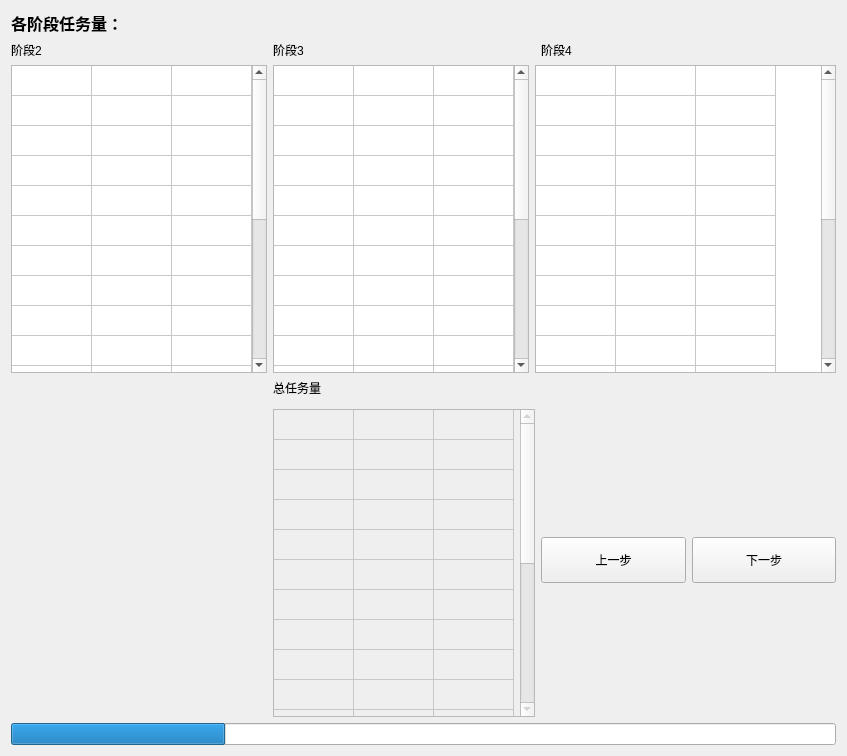
<?xml version="1.0" encoding="UTF-8"?>
<ui version="4.0">
 <class>cal_task</class>
 <widget class="QWidget" name="cal_task">
  <property name="geometry">
   <rect>
    <x>0</x>
    <y>0</y>
    <width>847</width>
    <height>756</height>
   </rect>
  </property>
  <property name="windowTitle">
   <string>各阶段任务量</string>
  </property>
  <layout class="QGridLayout" name="gridLayout">
   <item row="2" column="0">
    <widget class="QTableWidget" name="tableWidget">
     <attribute name="horizontalHeaderVisible">
      <bool>false</bool>
     </attribute>
     <attribute name="horizontalHeaderDefaultSectionSize">
      <number>80</number>
     </attribute>
     <attribute name="verticalHeaderVisible">
      <bool>false</bool>
     </attribute>
     <row>
      <property name="text">
       <string>新建行</string>
      </property>
     </row>
     <row>
      <property name="text">
       <string>新建行</string>
      </property>
     </row>
     <row>
      <property name="text">
       <string>新建行</string>
      </property>
     </row>
     <row>
      <property name="text">
       <string>新建行</string>
      </property>
     </row>
     <row>
      <property name="text">
       <string>新建行</string>
      </property>
     </row>
     <row>
      <property name="text">
       <string>新建行</string>
      </property>
     </row>
     <row>
      <property name="text">
       <string>新建行</string>
      </property>
     </row>
     <row>
      <property name="text">
       <string>新建行</string>
      </property>
     </row>
     <row>
      <property name="text">
       <string>新建行</string>
      </property>
     </row>
     <row>
      <property name="text">
       <string>新建行</string>
      </property>
     </row>
     <row>
      <property name="text">
       <string>新建行</string>
      </property>
     </row>
     <row>
      <property name="text">
       <string>新建行</string>
      </property>
     </row>
     <row>
      <property name="text">
       <string>新建行</string>
      </property>
     </row>
     <row>
      <property name="text">
       <string>新建行</string>
      </property>
     </row>
     <row>
      <property name="text">
       <string>新建行</string>
      </property>
     </row>
     <row>
      <property name="text">
       <string>新建行</string>
      </property>
     </row>
     <row>
      <property name="text">
       <string>新建行</string>
      </property>
     </row>
     <row>
      <property name="text">
       <string>新建行</string>
      </property>
     </row>
     <row>
      <property name="text">
       <string>新建行</string>
      </property>
     </row>
     <row>
      <property name="text">
       <string>新建行</string>
      </property>
     </row>
     <column>
      <property name="text">
       <string>任务</string>
      </property>
     </column>
     <column>
      <property name="text">
       <string>任务量</string>
      </property>
     </column>
     <column>
      <property name="text">
       <string>启用</string>
      </property>
     </column>
    </widget>
   </item>
   <item row="6" column="0" colspan="5">
    <widget class="QProgressBar" name="progressBar">
     <property name="value">
      <number>26</number>
     </property>
     <property name="textVisible">
      <bool>false</bool>
     </property>
     <property name="orientation">
      <enum>Qt::Horizontal</enum>
     </property>
     <property name="textDirection">
      <enum>QProgressBar::TopToBottom</enum>
     </property>
    </widget>
   </item>
   <item row="3" column="1">
    <widget class="QLabel" name="label_4">
     <property name="text">
      <string>总任务量</string>
     </property>
    </widget>
   </item>
   <item row="1" column="0">
    <widget class="QLabel" name="label">
     <property name="text">
      <string>阶段2</string>
     </property>
    </widget>
   </item>
   <item row="1" column="1">
    <widget class="QLabel" name="label_2">
     <property name="text">
      <string>阶段3</string>
     </property>
    </widget>
   </item>
   <item row="2" column="2" colspan="3">
    <widget class="QTableWidget" name="tableWidget_3">
     <attribute name="horizontalHeaderVisible">
      <bool>false</bool>
     </attribute>
     <attribute name="horizontalHeaderDefaultSectionSize">
      <number>80</number>
     </attribute>
     <attribute name="verticalHeaderVisible">
      <bool>false</bool>
     </attribute>
     <row>
      <property name="text">
       <string>新建行</string>
      </property>
     </row>
     <row>
      <property name="text">
       <string>新建行</string>
      </property>
     </row>
     <row>
      <property name="text">
       <string>新建行</string>
      </property>
     </row>
     <row>
      <property name="text">
       <string>新建行</string>
      </property>
     </row>
     <row>
      <property name="text">
       <string>新建行</string>
      </property>
     </row>
     <row>
      <property name="text">
       <string>新建行</string>
      </property>
     </row>
     <row>
      <property name="text">
       <string>新建行</string>
      </property>
     </row>
     <row>
      <property name="text">
       <string>新建行</string>
      </property>
     </row>
     <row>
      <property name="text">
       <string>新建行</string>
      </property>
     </row>
     <row>
      <property name="text">
       <string>新建行</string>
      </property>
     </row>
     <row>
      <property name="text">
       <string>新建行</string>
      </property>
     </row>
     <row>
      <property name="text">
       <string>新建行</string>
      </property>
     </row>
     <row>
      <property name="text">
       <string>新建行</string>
      </property>
     </row>
     <row>
      <property name="text">
       <string>新建行</string>
      </property>
     </row>
     <row>
      <property name="text">
       <string>新建行</string>
      </property>
     </row>
     <row>
      <property name="text">
       <string>新建行</string>
      </property>
     </row>
     <row>
      <property name="text">
       <string>新建行</string>
      </property>
     </row>
     <row>
      <property name="text">
       <string>新建行</string>
      </property>
     </row>
     <row>
      <property name="text">
       <string>新建行</string>
      </property>
     </row>
     <row>
      <property name="text">
       <string>新建行</string>
      </property>
     </row>
     <column>
      <property name="text">
       <string>任务</string>
      </property>
     </column>
     <column>
      <property name="text">
       <string>任务量</string>
      </property>
     </column>
     <column>
      <property name="text">
       <string>启用</string>
      </property>
     </column>
    </widget>
   </item>
   <item row="0" column="0">
    <widget class="QLabel" name="label_5">
     <property name="font">
      <font>
       <family>Adobe Gothic Std B</family>
       <pointsize>12</pointsize>
       <weight>75</weight>
       <bold>true</bold>
      </font>
     </property>
     <property name="text">
      <string>各阶段任务量：</string>
     </property>
    </widget>
   </item>
   <item row="1" column="3">
    <widget class="QLabel" name="label_3">
     <property name="text">
      <string>阶段4</string>
     </property>
    </widget>
   </item>
   <item row="2" column="1">
    <widget class="QTableWidget" name="tableWidget_2">
     <attribute name="horizontalHeaderVisible">
      <bool>false</bool>
     </attribute>
     <attribute name="horizontalHeaderDefaultSectionSize">
      <number>80</number>
     </attribute>
     <attribute name="verticalHeaderVisible">
      <bool>false</bool>
     </attribute>
     <row>
      <property name="text">
       <string>新建行</string>
      </property>
     </row>
     <row>
      <property name="text">
       <string>新建行</string>
      </property>
     </row>
     <row>
      <property name="text">
       <string>新建行</string>
      </property>
     </row>
     <row>
      <property name="text">
       <string>新建行</string>
      </property>
     </row>
     <row>
      <property name="text">
       <string>新建行</string>
      </property>
     </row>
     <row>
      <property name="text">
       <string>新建行</string>
      </property>
     </row>
     <row>
      <property name="text">
       <string>新建行</string>
      </property>
     </row>
     <row>
      <property name="text">
       <string>新建行</string>
      </property>
     </row>
     <row>
      <property name="text">
       <string>新建行</string>
      </property>
     </row>
     <row>
      <property name="text">
       <string>新建行</string>
      </property>
     </row>
     <row>
      <property name="text">
       <string>新建行</string>
      </property>
     </row>
     <row>
      <property name="text">
       <string>新建行</string>
      </property>
     </row>
     <row>
      <property name="text">
       <string>新建行</string>
      </property>
     </row>
     <row>
      <property name="text">
       <string>新建行</string>
      </property>
     </row>
     <row>
      <property name="text">
       <string>新建行</string>
      </property>
     </row>
     <row>
      <property name="text">
       <string>新建行</string>
      </property>
     </row>
     <row>
      <property name="text">
       <string>新建行</string>
      </property>
     </row>
     <row>
      <property name="text">
       <string>新建行</string>
      </property>
     </row>
     <row>
      <property name="text">
       <string>新建行</string>
      </property>
     </row>
     <row>
      <property name="text">
       <string>新建行</string>
      </property>
     </row>
     <column>
      <property name="text">
       <string>任务</string>
      </property>
     </column>
     <column>
      <property name="text">
       <string>任务量</string>
      </property>
     </column>
     <column>
      <property name="text">
       <string>启用</string>
      </property>
     </column>
    </widget>
   </item>
   <item row="4" column="3" rowspan="2">
    <widget class="QPushButton" name="pb_back">
     <property name="sizePolicy">
      <sizepolicy hsizetype="Expanding" vsizetype="Fixed">
       <horstretch>0</horstretch>
       <verstretch>0</verstretch>
      </sizepolicy>
     </property>
     <property name="maximumSize">
      <size>
       <width>16777215</width>
       <height>46</height>
      </size>
     </property>
     <property name="text">
      <string>上一步</string>
     </property>
    </widget>
   </item>
   <item row="4" column="4" rowspan="2">
    <widget class="QPushButton" name="pb_next">
     <property name="sizePolicy">
      <sizepolicy hsizetype="Expanding" vsizetype="Fixed">
       <horstretch>0</horstretch>
       <verstretch>0</verstretch>
      </sizepolicy>
     </property>
     <property name="maximumSize">
      <size>
       <width>16777215</width>
       <height>46</height>
      </size>
     </property>
     <property name="text">
      <string>下一步</string>
     </property>
    </widget>
   </item>
   <item row="5" column="1" colspan="2">
    <widget class="QTableWidget" name="tableWidget_4">
     <property name="enabled">
      <bool>false</bool>
     </property>
     <attribute name="horizontalHeaderVisible">
      <bool>false</bool>
     </attribute>
     <attribute name="horizontalHeaderDefaultSectionSize">
      <number>80</number>
     </attribute>
     <attribute name="verticalHeaderVisible">
      <bool>false</bool>
     </attribute>
     <row>
      <property name="text">
       <string>新建行</string>
      </property>
     </row>
     <row>
      <property name="text">
       <string>新建行</string>
      </property>
     </row>
     <row>
      <property name="text">
       <string>新建行</string>
      </property>
     </row>
     <row>
      <property name="text">
       <string>新建行</string>
      </property>
     </row>
     <row>
      <property name="text">
       <string>新建行</string>
      </property>
     </row>
     <row>
      <property name="text">
       <string>新建行</string>
      </property>
     </row>
     <row>
      <property name="text">
       <string>新建行</string>
      </property>
     </row>
     <row>
      <property name="text">
       <string>新建行</string>
      </property>
     </row>
     <row>
      <property name="text">
       <string>新建行</string>
      </property>
     </row>
     <row>
      <property name="text">
       <string>新建行</string>
      </property>
     </row>
     <row>
      <property name="text">
       <string>新建行</string>
      </property>
     </row>
     <row>
      <property name="text">
       <string>新建行</string>
      </property>
     </row>
     <row>
      <property name="text">
       <string>新建行</string>
      </property>
     </row>
     <row>
      <property name="text">
       <string>新建行</string>
      </property>
     </row>
     <row>
      <property name="text">
       <string>新建行</string>
      </property>
     </row>
     <row>
      <property name="text">
       <string>新建行</string>
      </property>
     </row>
     <row>
      <property name="text">
       <string>新建行</string>
      </property>
     </row>
     <row>
      <property name="text">
       <string>新建行</string>
      </property>
     </row>
     <row>
      <property name="text">
       <string>新建行</string>
      </property>
     </row>
     <row>
      <property name="text">
       <string>新建行</string>
      </property>
     </row>
     <column>
      <property name="text">
       <string>任务</string>
      </property>
     </column>
     <column>
      <property name="text">
       <string>任务量</string>
      </property>
     </column>
     <column>
      <property name="text">
       <string>启用</string>
      </property>
     </column>
    </widget>
   </item>
  </layout>
 </widget>
 <resources/>
 <connections/>
</ui>
